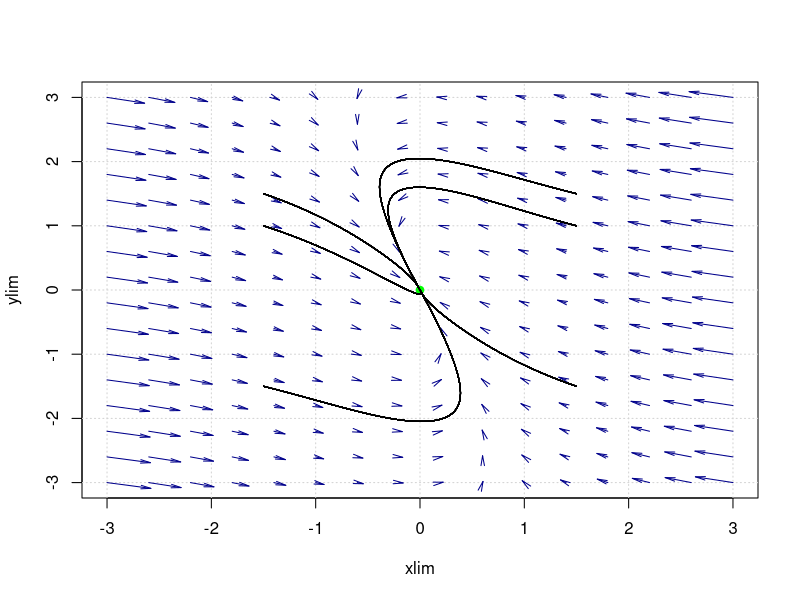
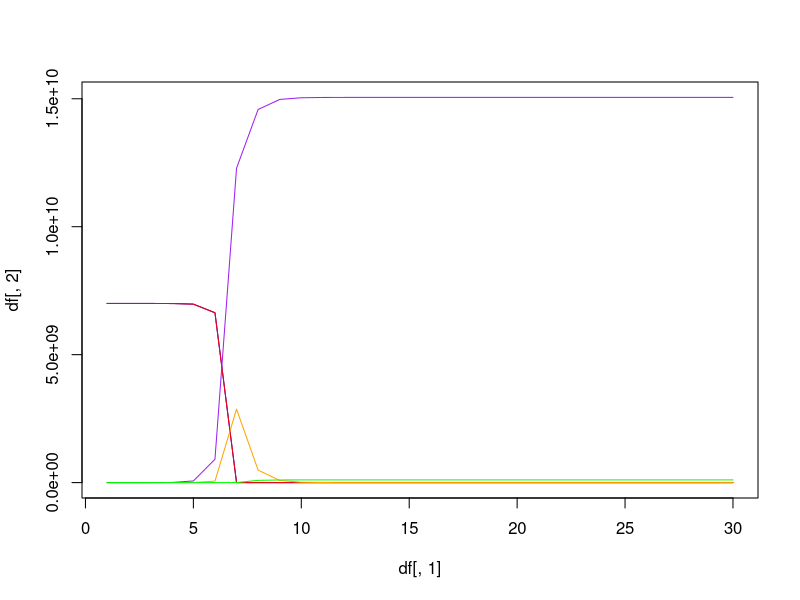

The R script that drew these images, in order:
##########################################################################
##########################################################################
##### Problem 1 ##########################################################
##########################################################################
##########################################################################

##########################################################################
##### Supporting Functions: ##############################################
##########################################################################

##########################################################################
####  Norm - length of a vector       ####################################
##########################################################################
Norm = function(x){
  tot = 0
  for (i in 1:length(x)){
    tot=tot+x[i]^2
  }
  return(sqrt(tot))
}

##########################################################################
#### meshgrid  - used by vector field ####################################
##########################################################################
meshgrid = function(x,y){
  n = length(x)
  m = length(y)
  mat1 = matrix(0,nrow=m,ncol=n)
  mat2 = matrix(0,nrow=m,ncol=n)
  for (i in 1:m){
    mat1[i,]=x
  }
  for (i in 1:n){
    mat2[,i]=y
  }
  ans = list(X=mat1,Y=mat2)
  return (ans)
}

##########################################################################
#### Quiver  - used by vector field ######################################
##########################################################################

quiver <- function(x, y, u, v,
                   scale = 0.05, angle = 10, length = 0.1, ...) {
  stopifnot(is.numeric(x), is.numeric(y), is.numeric(u), is.numeric(v))
  
  arrows(x, y, x+scale*u, y+scale*v, angle=10, length=length, ...)
}

###########################################################################
##### Vector Field ####################
###########################################################################

VectorField = function(fun, xlim, ylim, n = 16,
                       scale = 0.05, col = "darkblue",xlab = "xlim", ylab="ylim",
                       main="",...) {
  stopifnot(is.numeric(xlim), length(xlim) == 2,
            is.numeric(ylim), length(ylim) == 2)
  
  xpts = seq(xlim[1],xlim[2],length.out=n)
  ypts = seq(ylim[1],ylim[2],length.out=n)
  
  M = meshgrid(xpts, ypts)
  
  x = M$X
  y = M$Y
  px=M$X
  py=M$Y
  for (i  in 1:n){
    for (j in 1:n){
      ans = fun(c(xpts[j],ypts[i]))
      px[i,j]=ans[1]
      py[i,j]=ans[2]
    }
  }
  
  
  plot(xlim, ylim, type="n",xlab=xlab,ylab=ylab,main=main); grid()
  quiver(x, y, px, py, scale = scale, col = col, ...)
  #return(list(px=px,py=py))
}

###########################################################################
##### Jacobian of a 2D vector function ####################################
###########################################################################
Jacobian2 = function(f,x0,h=1E-4){
  jax = matrix(0,nrow=2,ncol=2)
  xph = c(x0[1]+h,x0[2]);xmh=c(x0[1]-h,x0[2])
  yph = c(x0[1],x0[2]+h);ymh=c(x0[1],x0[2]-h)
  jax[,1]=(f(xph)-f(xmh))/(2*h)
  jax[,2]=(f(yph)-f(ymh))/(2*h)
  return(jax)
}

###########################################################################
##### Zeros - root finding for a vector function ##########################
###########################################################################
Zeros = function(f,x0,h=1E-4,tol=1E-4){
  i = 1
  p=c(1,1)
  while (Norm(p)>tol & i<100){
    p = solve(Jacobian2(f,x0),-f(x0)) # linear algebra step
    x0 = x0+p
    #print(i)
    #print(x0)
    i=i+1
  }
  return(x0)
}

###########################################################################
##### path - output is the points along a particular dynamic system########
###########################################################################
path = function(f,x0,deltat=0.01,N=1000,tol=1E-4){
  len = length(x0)
  points=matrix(0,ncol=len)
  points[1,] = x0
  n = 0
  p = c(1,1)
  while(Norm(p)>tol & n<N){
    n=n+1
    p = f(x0)*deltat
    x0=x0+p
    points = rbind(points,x0)
  }
  
  rownames(points)=0:n
  return(points)
}
###########################################################################
##### Find Root ###########################################################
###########################################################################
findRoot = function(f,xlim,ylim){
  eq = data.frame(x=1,y=1);idx=1
  x=seq(xlim[1],xlim[2],length.out=4)
  y=seq(ylim[1],ylim[2],length.out=4)
  for(i in 1:length(x)){
    for(j in 1:length(y)){
      x0=c(x[i],y[j])
      eq[idx,]=round(Zeros(f,x0),4)
      idx=idx+1
    }
  }
  eq=unique(eq)
  return(eq)
}

##########################################################################
##########################################################################
##### Phase Portrait Function [Answer] ###################################
##########################################################################
##########################################################################

phasePortrait = function(f,xlim,ylim,scale){
  VectorField(f,xlim,ylim,scale=scale)
  eq=findRoot(f,xlim,ylim)
  print(eq)
  points(eq,bg="green",pch=21:25,col="green")
  XL = length(xlim)
  YL = length(ylim)
  x0 = c(-.75*XL,-.75*YL)
  N = 50
  for (i in 1:N){
    pts = path(f,x0,500,deltat=0.01)
    points(pts[,1],pts[,2],type="l")
  }
  x0 = c(-.75*XL,.5*YL)
  N = 50
  for (i in 1:N){
    pts = path(f,x0,500,deltat=0.01)
    points(pts[,1],pts[,2],type="l")
  }
  x0 = c(-.75*XL,.75*YL)
  N = 50
  for (i in 1:N){
    pts = path(f,x0,500,deltat=0.01)
    points(pts[,1],pts[,2],type="l")
  }
  x0 = c(.75*XL,-.75*YL)
  N = 50
  for (i in 1:N){
    pts = path(f,x0,500,deltat=0.01)
    points(pts[,1],pts[,2],type="l")
  }
  x0 = c(.75*XL,.5*YL)
  N = 50
  for (i in 1:N){
    pts = path(f,x0,500,deltat=0.01)
    points(pts[,1],pts[,2],type="l")
  }
  x0 = c(.75*XL,.75*YL)
  N = 50
  for (i in 1:N){
    pts = path(f,x0,500,deltat=0.01)
    points(pts[,1],pts[,2],type="l")
  }
}

f=function(x){c(-x[1]^3-4*x[1]-x[2],
                3*x[1])
}

phasePortrait(f,xlim=c(-3,3),ylim=c(-3,3),scale=0.01)

##########################################################################
##########################################################################
##### Problem 2 ##########################################################
##########################################################################
##########################################################################

###Individual recursion euqations###
#succeptible = x[1]-(alpha*x[1]*x[2])-((1-beta)*alpha*x[1]*x[2])
#infected = x[2]+(alpha*x[1]*x[2])-(lambda*x[2])-(beta*x[2])
#recovered = x[3]+(beta*x[2])+((1-beta)*alpha*x[1]*x[2])
#death = x[4]+(lambda*x[2])

### function to plot the dataframe as lines ###
PlotAll = function(df){
  n = ncol(df)
  colors = c("blue","red","orange","purple","green","yellow")
  plot(df[,1],df[,2],type = "l",col=colors[1],ylim=c(0,max(df)))
  for (i in 2:n){
    lines(df[,1],df[,i],col=colors[i])
  }
}

### recursion equations in a function ###
f = function(x){ c(((x[1]-(alpha*x[1]*x[2]))-((1-alpha)*alpha*x[1]*x[2])),
                   (x[2]+(alpha*x[1]*x[2])-(lambda*x[2])-(beta*x[2])),
                   (x[3]+(beta*x[2])+((1-alpha)*alpha*x[1]*x[2])),
                   (x[4]+(lambda*x[2])))
}
### rates ###
alpha = 0.00000001
beta = 0.8
lambda = 0.03

### start point ###
x0=c(7000000000,100,50,20)
print(f(x0))

### constraints to keep the function from pulling from a population that is not there ###
f2 = function(x){
  ans = 0
  #movement from succeptible to infected
  delta1 = (alpha*x[1]*x[2])+((1-alpha)*alpha*x[1]*x[2])
  if ((alpha*x[1]*x[2])+(1-alpha)*alpha*x[1]*x[2]<x[1]){delta1=(alpha*x[1]*x[2])+((1-beta)*alpha*x[1]*x[2])}else{delta1=(x[1])}
  #movement from succeptible to recovered
  delta2 = (alpha*x[1]*x[2])+((1-alpha)*alpha*x[1]*x[2])
  #movement from infected to recovered
  delta3 = (beta*x[2])+((1-alpha)*alpha*x[1]*x[2])
  #movement from infected to dead
  delta4 = (lambda*x[2])
  ans[1] = x[1]-delta1
  ans[2] = x[2]+delta1-delta3-delta4
  ans[3] = x[3]+delta2+delta3
  ans[4] = x[4]+delta4
  
  return(ans)
}

N=30
x=c(7000000000,100,50,20)
ans.x1=0
ans.x2=0
ans.x3=0
ans.x4=0
ans.sum=0
for (i in 1:N){
  ans.x1[i]=x[1]
  ans.x2[i]=x[2]
  ans.x3[i]=x[3]
  ans.x4[i]=x[4]
  ans.sum[i]=sum(x)
  x=f2(x)
}
result = data.frame(n=1:N,x1=ans.x1,x2=ans.x2,x3=ans.x3,x4=ans.x4,pop=ans.sum)
print(result)
tail(result)

PlotAll(result[1:5])